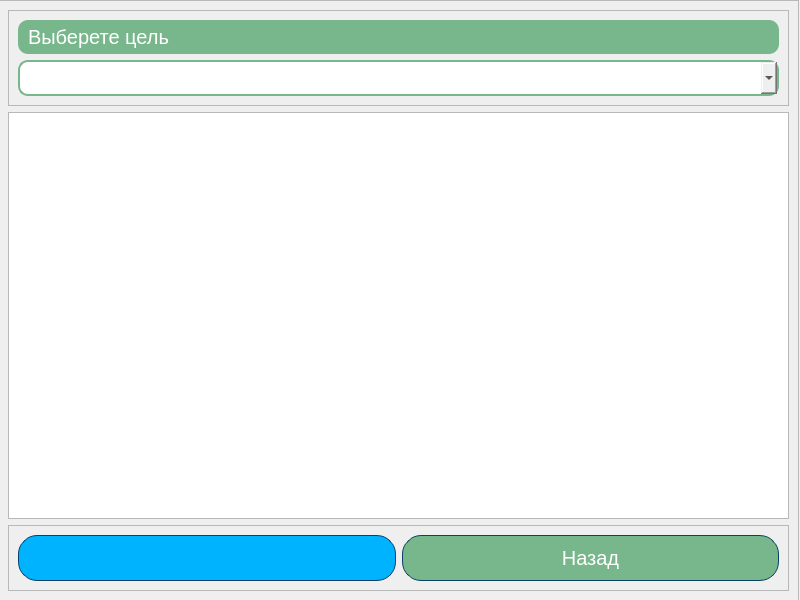
<?xml version="1.0" encoding="UTF-8"?>
<ui version="4.0">
 <class>MainWindow</class>
 <widget class="QMainWindow" name="MainWindow">
  <property name="geometry">
   <rect>
    <x>0</x>
    <y>0</y>
    <width>800</width>
    <height>600</height>
   </rect>
  </property>
  <property name="windowTitle">
   <string>MyMoneyManager</string>
  </property>
  <property name="windowIcon">
   <iconset resource="../../Pictures/Images/design.qrc">
    <normaloff>:/icons/dollar.ico</normaloff>:/icons/dollar.ico</iconset>
  </property>
  <widget class="QWidget" name="centralwidget">
   <widget class="QLabel" name="label">
    <property name="geometry">
     <rect>
      <x>-16</x>
      <y>-5</y>
      <width>821</width>
      <height>611</height>
     </rect>
    </property>
    <property name="text">
     <string/>
    </property>
    <property name="pixmap">
     <pixmap resource="../../Pictures/Images/design.qrc">:/images/money_background.jpg</pixmap>
    </property>
    <property name="scaledContents">
     <bool>true</bool>
    </property>
   </widget>
   <widget class="QFrame" name="frame">
    <property name="geometry">
     <rect>
      <x>-2</x>
      <y>0</y>
      <width>801</width>
      <height>601</height>
     </rect>
    </property>
    <property name="frameShape">
     <enum>QFrame::StyledPanel</enum>
    </property>
    <property name="frameShadow">
     <enum>QFrame::Raised</enum>
    </property>
    <layout class="QVBoxLayout" name="verticalLayout">
     <item>
      <widget class="QFrame" name="frame_8">
       <property name="frameShape">
        <enum>QFrame::StyledPanel</enum>
       </property>
       <property name="frameShadow">
        <enum>QFrame::Raised</enum>
       </property>
       <layout class="QVBoxLayout" name="verticalLayout_6">
        <item>
         <widget class="QLabel" name="label_7">
          <property name="styleSheet">
           <string notr="true">color: rgb(255,255,255);
background: rgb(120, 183, 140);
font: 20px;
padding: 5px;
border-radius: 10px;</string>
          </property>
          <property name="text">
           <string>Выберете цель</string>
          </property>
         </widget>
        </item>
        <item>
         <widget class="QComboBox" name="choseAimComboBox">
          <property name="styleSheet">
           <string notr="true">QComboBox {
	padding: 5px;
	border: 2px solid rgb(120, 183, 140);;
	border-radius: 10px;
	font: 17px;
}

QComboBox::hover {
	border: 2px solid rgb(120, 155, 140);
}</string>
          </property>
         </widget>
        </item>
       </layout>
      </widget>
     </item>
     <item>
      <widget class="QPlainTextEdit" name="recomendationPlainTextEdit"/>
     </item>
     <item>
      <widget class="QFrame" name="frame_2">
       <property name="frameShape">
        <enum>QFrame::StyledPanel</enum>
       </property>
       <property name="frameShadow">
        <enum>QFrame::Raised</enum>
       </property>
       <layout class="QHBoxLayout" name="horizontalLayout">
        <item>
         <widget class="QLabel" name="categoryToDecreaseLbl">
          <property name="styleSheet">
           <string notr="true">color: rgb(255, 255, 255);
border: 1px solid #094065;
border-radius: 19px; 
background-color: rgb(0, 179, 255);
padding: 10px;
font-size: 20px;
</string>
          </property>
          <property name="text">
           <string/>
          </property>
         </widget>
        </item>
        <item>
         <widget class="QPushButton" name="backMenuBtn">
          <property name="styleSheet">
           <string notr="true">QPushButton#backMenuBtn {
     color: rgb(255, 255, 255);
	background-color: rgb(120, 183, 140);
	border: 1px solid #094065;
	border-radius: 19px; 
	padding: 10px;
	font-size: 20px;
 }
 QPushButton#backMenuBtn:hover {
     background-color: rgb(120, 170, 140);
 }</string>
          </property>
          <property name="text">
           <string>Назад</string>
          </property>
         </widget>
        </item>
       </layout>
      </widget>
     </item>
    </layout>
   </widget>
  </widget>
 </widget>
 <resources>
  <include location="../../Pictures/Images/design.qrc"/>
 </resources>
 <connections/>
</ui>
